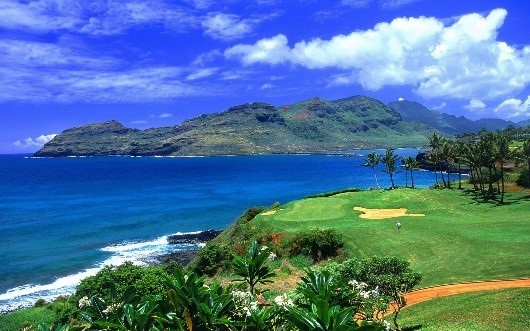
#> input picture ex4/natrescene.jpg, 530 x 331 px
$ python task4b.py
#> lines starting #> are read from the running program, lines starting #| are printed output that depends on the picture
### ex4/watermark.py
# -*- coding: UTF-8 -*-
"""
@author:Jaiyaun
@software: PyCharm
@file:watermark.py
@time:2021/11/17
"""

import matplotlib.pyplot as plt

def savefig(plt, filename, watermark_text):
    fig = plt.gcf()
    plt.rcParams['font.family'] = ['sans-serif']
    plt.rcParams['font.sans-serif'] = ['Microsoft YaHei']
    fig.text(0.9, 0.05, watermark_text,
             fontsize=40,
             rotation=45,
             color='blue',
             ha='right',
             va='bottom',
             alpha=0.2)
    plt.gca().xaxis.set_major_locator(plt.NullLocator())
    plt.gca().yaxis.set_major_locator(plt.NullLocator())
    plt.margins(0, 0)
    fig.savefig(filename, format='png', transparent=True, pad_inches=0)

# [14 lines left out: function addwatermark, not called in this run]

### ex4/task4b.py
# -*- coding: UTF-8 -*-
"""
@author:Jaiyaun
@software: PyCharm
@file:task4b.py
@time:2021/11/24
"""
import cv2
import matplotlib.pyplot as plt
import watermark

src = cv2.imread('natrescene.jpg')
#> src is the input picture: shape (331, 530, 3); mean B, G, R 154.6, 117.8, 77
dst = cv2.pyrMeanShiftFiltering(src, 25, 40, None, 2)
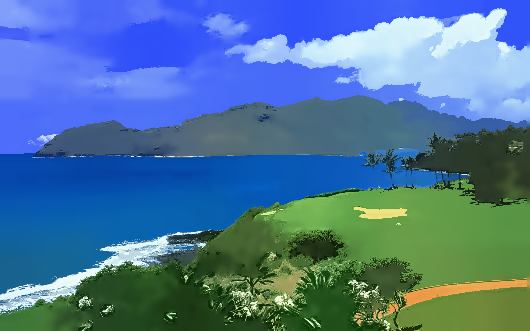
#> dst: shape (331, 530, 3); mean B, G, R 154.7, 117.8, 76.2

titles = ['Orignal', 'Mean-Shift clustering']
images = [src, dst]

for i in range(2):
    plt.subplot(1, 2, i + 1)
    # 灰度图只是二维矩阵因此.shape只有两个参数
    if len(images[i].shape) < 3:
        plt.imshow(images[i], 'gray')
    else:
        plt.imshow(images[i][..., ::-1])
    plt.title(titles[i], fontsize=8)
    plt.xticks([])
    plt.yticks([])

# 保存图片
# watermark.addwatermark(plt, '201944008236Jaiyaun')
watermark.savefig(plt, 'task4b.png', '201944008236Jaiyaun')
#> in savefig, `fig.savefig(filename, format='png', transparent=True, pad_inches=0)`:
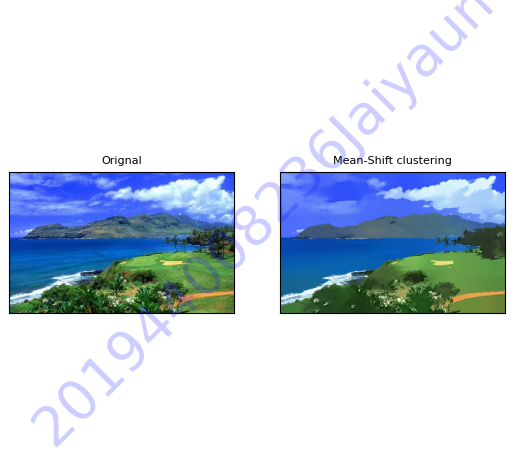
#> figure drawn by matplotlib, 2 panels
plt.show()

$ run again, with ex4/scene.jpg copied over ex4/natrescene.jpg
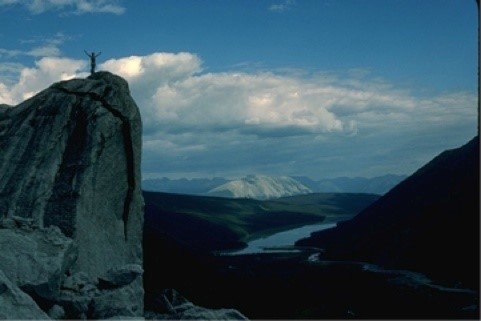
#> input picture ex4/scene.jpg, 481 x 321 px
#> src is the input picture: shape (321, 481, 3); mean B, G, R 90.1, 77.1, 49.9
#> `dst = cv2.pyrMeanShiftFiltering(src, 25, 40, None, 2)`:
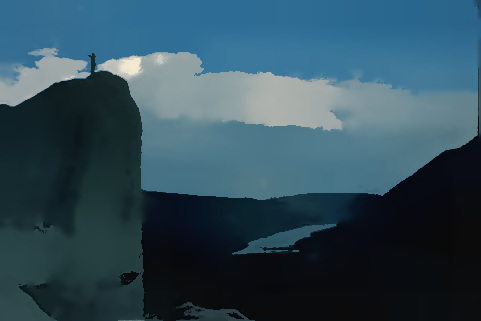
#> dst: shape (321, 481, 3); mean B, G, R 89.9, 76.7, 49
#> in savefig, `fig.savefig(filename, format='png', transparent=True, pad_inches=0)`:
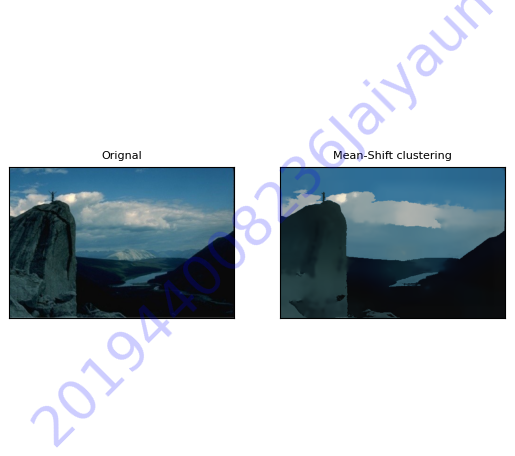
#> figure drawn by matplotlib, 2 panels

$ run again, with ex4/frame_20211124202844.png saved as ex4/natrescene.jpg
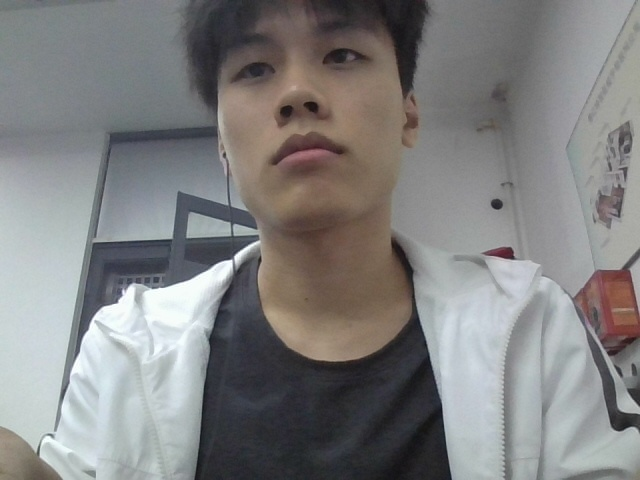
#> input picture ex4/frame_20211124202844.png, 640 x 480 px
#> src is the input picture: shape (480, 640, 3); mean B, G, R 128.7, 128.8, 129.2
#> `dst = cv2.pyrMeanShiftFiltering(src, 25, 40, None, 2)`:
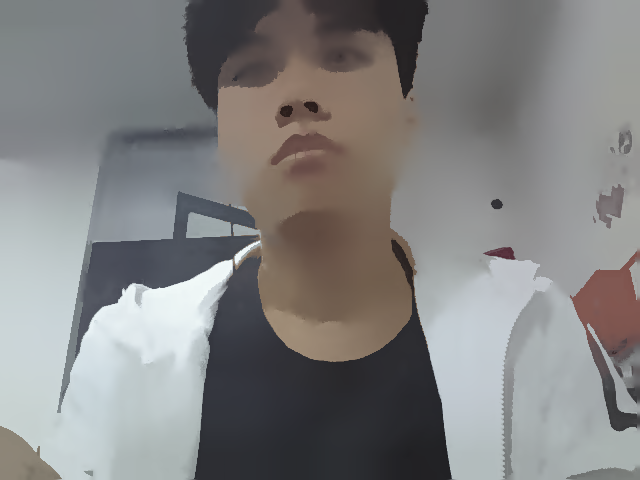
#> dst: shape (480, 640, 3); mean B, G, R 129.6, 129.7, 130.2
#> in savefig, `fig.savefig(filename, format='png', transparent=True, pad_inches=0)`:
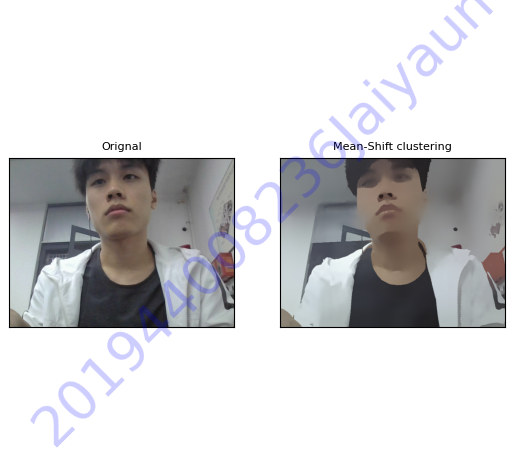
#> figure drawn by matplotlib, 2 panels

$ run again, with ex4/frame_20211217170255.png saved as ex4/natrescene.jpg
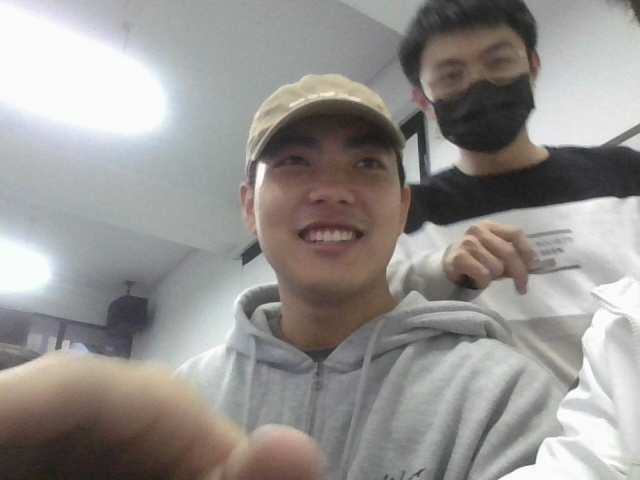
#> input picture ex4/frame_20211217170255.png, 640 x 480 px
#> src is the input picture: shape (480, 640, 3); mean B, G, R 144.8, 147.3, 150.5
#> `dst = cv2.pyrMeanShiftFiltering(src, 25, 40, None, 2)`:
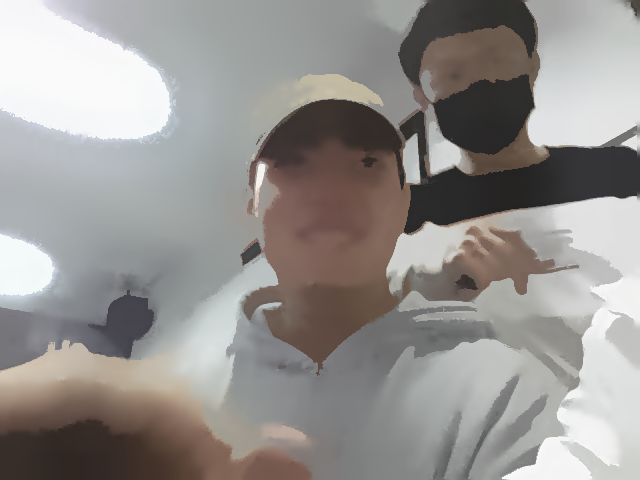
#> dst: shape (480, 640, 3); mean B, G, R 144.5, 147.1, 150.3
#> in savefig, `fig.savefig(filename, format='png', transparent=True, pad_inches=0)`:
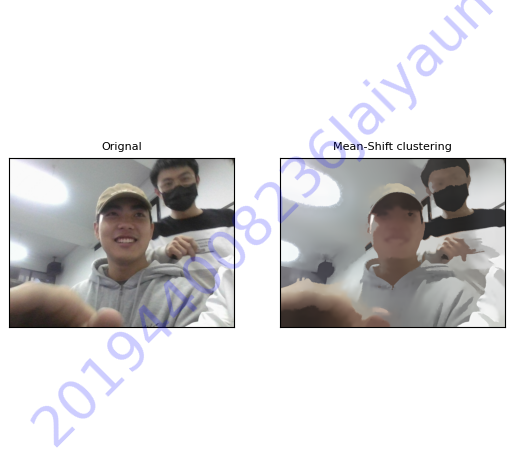
#> figure drawn by matplotlib, 2 panels
